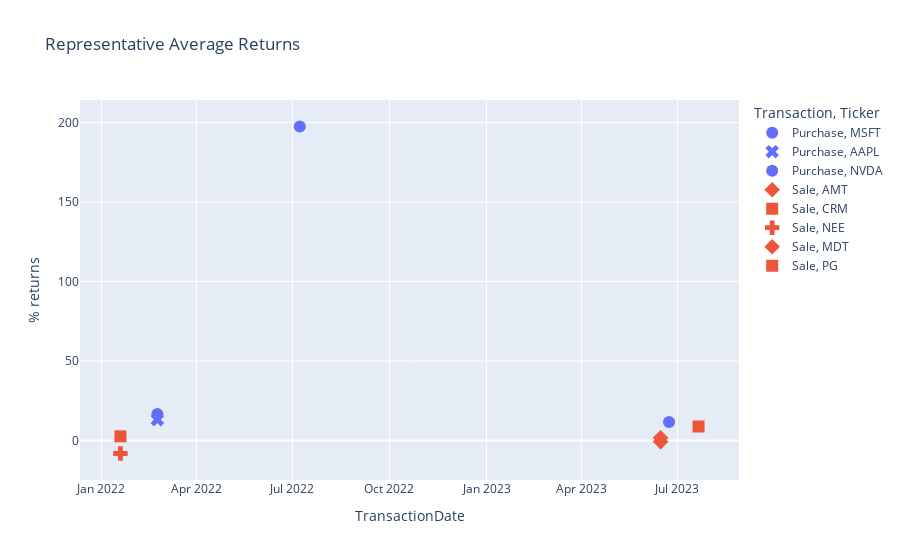

The notebook cell saved with this chart:
### Code cell
representative_name = 'Pete Sessions'
def get_rep_data(representative_name):
# Filter dataframe based on the representative's name

    rep_data = summary_df[summary_df['Representative'] == representative_name]
    return rep_data

subset_df = get_rep_data(representative_name)

fig = px.scatter(subset_df, title ='Representative Average Returns', 
y='% returns',
x = 'TransactionDate',
color = 'Transaction',
symbol ='Ticker',
height= 500,
 )
fig.update_traces(marker_size=12)
fig.show()

### Figure 1 — Plotly figure (JSON) as saved in the notebook; plotly's stock layout.template omitted (floating-point values rounded to 4 significant figures)
{"data": [{"hovertemplate": "Transaction=Purchase<br>Ticker=MSFT<br>TransactionDate=%{x}<br>% returns=%{y}<extra></extra>", "legendgroup": "Purchase, MSFT", "marker": {"color": "#636efa", "size": 12, "symbol": "circle"}, "mode": "markers", "name": "Purchase, MSFT", "orientation": "v", "showlegend": true, "type": "scatter", "x": ["2022-02-23T00:00:00"], "xaxis": "x", "y": [16.67], "yaxis": "y"}, {"hovertemplate": "Transaction=Purchase<br>Ticker=AAPL<br>TransactionDate=%{x}<br>% returns=%{y}<extra></extra>", "legendgroup": "Purchase, AAPL", "marker": {"color": "#636efa", "size": 12, "symbol": "x"}, "mode": "markers", "name": "Purchase, AAPL", "orientation": "v", "showlegend": true, "type": "scatter", "x": ["2022-02-23T00:00:00"], "xaxis": "x", "y": [13.15], "yaxis": "y"}, {"hovertemplate": "Transaction=Purchase<br>Ticker=NVDA<br>TransactionDate=%{x}<br>% returns=%{y}<extra></extra>", "legendgroup": "Purchase, NVDA", "marker": {"color": "#636efa", "size": 12, "symbol": "circle"}, "mode": "markers", "name": "Purchase, NVDA", "orientation": "v", "showlegend": true, "type": "scatter", "x": ["2023-06-23T00:00:00", "2022-07-08T00:00:00"], "xaxis": "x", "y": [11.63, 197.5], "yaxis": "y"}, {"hovertemplate": "Transaction=Sale<br>Ticker=AMT<br>TransactionDate=%{x}<br>% returns=%{y}<extra></extra>", "legendgroup": "Sale, AMT", "marker": {"color": "#EF553B", "size": 12, "symbol": "diamond"}, "mode": "markers", "name": "Sale, AMT", "orientation": "v", "showlegend": true, "type": "scatter", "x": ["2023-06-15T00:00:00"], "xaxis": "x", "y": [1.691], "yaxis": "y"}, {"hovertemplate": "Transaction=Sale<br>Ticker=CRM<br>TransactionDate=%{x}<br>% returns=%{y}<extra></extra>", "legendgroup": "Sale, CRM", "marker": {"color": "#EF553B", "size": 12, "symbol": "square"}, "mode": "markers", "name": "Sale, CRM", "orientation": "v", "showlegend": true, "type": "scatter", "x": ["2023-07-21T00:00:00"], "xaxis": "x", "y": [8.812], "yaxis": "y"}, {"hovertemplate": "Transaction=Sale<br>Ticker=NEE<br>TransactionDate=%{x}<br>% returns=%{y}<extra></extra>", "legendgroup": "Sale, NEE", "marker": {"color": "#EF553B", "size": 12, "symbol": "cross"}, "mode": "markers", "name": "Sale, NEE", "orientation": "v", "showlegend": true, "type": "scatter", "x": ["2022-01-19T00:00:00"], "xaxis": "x", "y": [-8.172], "yaxis": "y"}, {"hovertemplate": "Transaction=Sale<br>Ticker=MDT<br>TransactionDate=%{x}<br>% returns=%{y}<extra></extra>", "legendgroup": "Sale, MDT", "marker": {"color": "#EF553B", "size": 12, "symbol": "diamond"}, "mode": "markers", "name": "Sale, MDT", "orientation": "v", "showlegend": true, "type": "scatter", "x": ["2023-06-15T00:00:00"], "xaxis": "x", "y": [-0.7312], "yaxis": "y"}, {"hovertemplate": "Transaction=Sale<br>Ticker=PG<br>TransactionDate=%{x}<br>% returns=%{y}<extra></extra>", "legendgroup": "Sale, PG", "marker": {"color": "#EF553B", "size": 12, "symbol": "square"}, "mode": "markers", "name": "Sale, PG", "orientation": "v", "showlegend": true, "type": "scatter", "x": ["2022-01-19T00:00:00"], "xaxis": "x", "y": [2.623], "yaxis": "y"}], "layout": {"autosize": true, "legend": {"title": {"text": "Transaction, Ticker"}, "tracegroupgap": 0}, "title": {"text": "Representative Average Returns"}, "xaxis": {"anchor": "y", "autorange": true, "domain": [0, 1], "range": ["2021-12-14 22:57:38.6103", "2023-08-25 01:02:21.3897"], "title": {"text": "TransactionDate"}, "type": "date"}, "yaxis": {"anchor": "x", "autorange": true, "domain": [0, 1], "range": [-25.88, 215.2], "title": {"text": "% returns"}, "type": "linear"}}}
